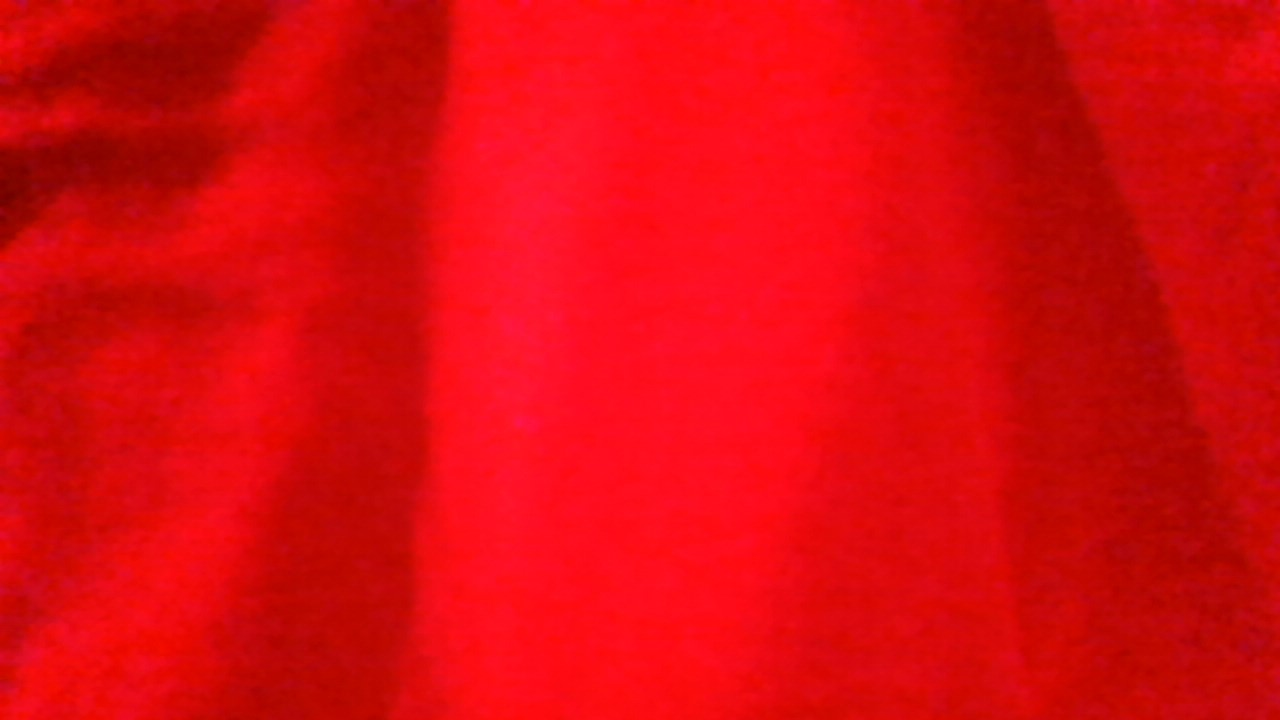
#> input picture C/NytProgram/image_12.jpg, 1280 x 720 px, given in place of the camera; the run also reads 1 picture not shown here
$ python henter_fra_program.py
#> lines starting #> are read from the running program, lines starting #| are printed output that depends on the picture; after the words box and inside, x2 and y2 are one past the last pixel; in counts of white or black regions, pixels touching at a corner belong together
#> (key q is pressed here)
### C/NytProgram/defs.py
import cv2 as cv
import numpy as np
#import vision

class Capture:
    def takePicture(cam):
        print('\n------ class Capture -> Function takePicture ------')
        cv.namedWindow("Camera test")
        img_counter = 0
        print("\nPress Escape to close without saving \nPress space to take a picture")
        while True:
            ret, frame = cam.read()
#> frame is the input picture: shape (720, 1280, 3); mean B, G, R 14.9, 10.1, 219.3
            if not ret:
                print("failed to grab frame")
                break
            cv.imshow("Camera test", frame)

            k = cv.waitKey(1)
#> (key q is pressed here)
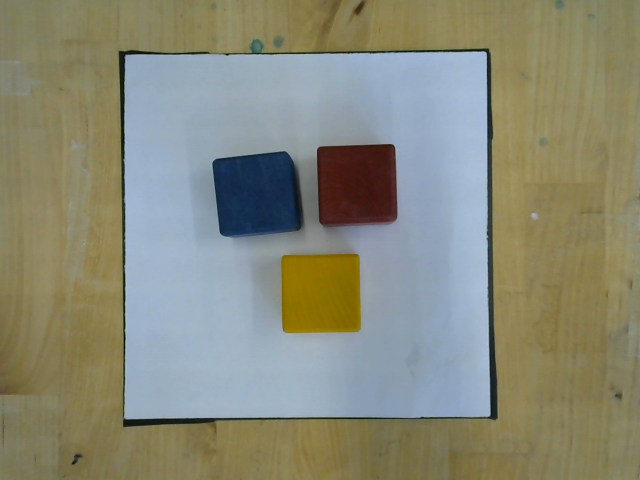
#> input picture C/NytProgram/image_0.png, 640 x 480 px
#> in main, img is the input picture: shape (480, 640, 3); mean B, G, R 119.4, 137.1, 136.1
            if k % 256 == 27:       # wait for ESC key to exit
                # ESC pressed
                print("Escape hit, closing...\n")
                break

            if k % 256 == 27:       # wait for T key to exit
                # T pressed
                print("Use Trackbar to find HSV-values, press return to finish...\n")


            elif k % 256 == 32:     # wait for SPACE key to exit
                # SPACE pressed
                img_name = "image_{}.png".format(img_counter)
                cv.imwrite(img_name, frame)
                print("{} written!".format(img_name))
                # img_counter += 1   # hvis der skal tages flere billeder

        # cam.release()
        # cv.destroyAllWindows()

# ======================================================================================================================

class Processing:
    def filters(self, cThr=[150, 175], show=False):  # default parameters
#> called with show = True
        print('\n------ Processing -> Function --> Filters ------\nApplaying masks.....\n')
        # Do some processing
        gray = cv.cvtColor(self, cv.COLOR_BGR2GRAY)      # convert image to grayscale
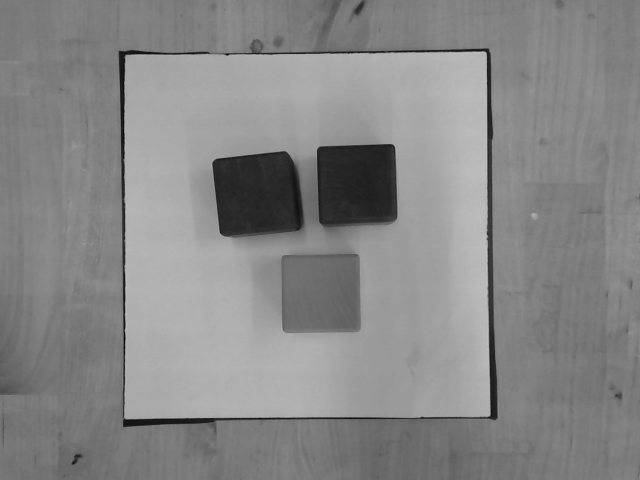
#> gray: shape (480, 640); min 8, max 192, mean 134.8
        blur = cv.GaussianBlur(gray, (5, 5), 1)         # apply some blur, define kernelsize 5 by 5, sigma 1
        edges = cv.Canny(blur, cThr[0], cThr[1])        # plads 0 og 1 - can be defined by user, otherwise default is 150,175
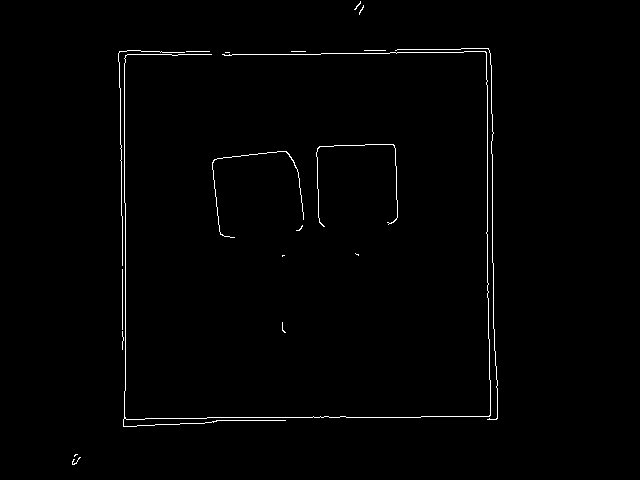
#> edges: shape (480, 640); 1% white in thin lines or dots, all inside (x1, y1, x2, y2) = (72, 1, 498, 465)
        kernel = np.ones((5, 5))        # define kernel - returns new 5 by 5 array of ones
        dilated = cv.dilate(edges, kernel, iterations=3)   # making thick lines
#> dilated: shape (480, 640); 10.8% white; 8 white regions, largest, box (x1, y1, x2, y2) and area: (112, 42, 504, 433) 24146, (206, 145, 310, 244) 3835, (310, 138, 404, 233) 3548
        erod = cv.erode(dilated, kernel, iterations=2)     # making thin lines
#> erod: shape (480, 640); 5% white; 8 white regions
#> (the rest of the program and of its run is left out)
